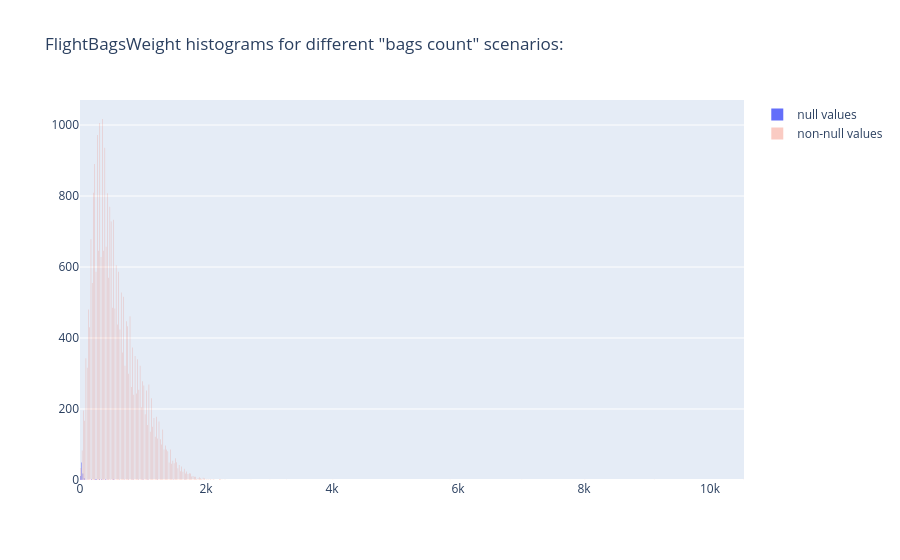

This figure's notebook cell:
### Markdown cell above
When it comes to the numeric side of non-null and null 'BagsCount' parts of the dataset the only difference in distributions is the 'flight bags weight'. This is our most important correlation both from the numeric and null values points of view. Let's take a look at the histogram beow:

### Code cell
bags_count_weight_comparsion = go.Figure()

bags_count_weight_comparsion.add_trace(go.Histogram(
    x=df[df['BagsCount'].isnull()]['FlightBagsWeight'],
    name='null values'
))

bags_count_weight_comparsion.add_trace(go.Histogram(
    x=df_no_null_bags['FlightBagsWeight'],
    name='non-null values',
        opacity=0.3
))

bags_count_weight_comparsion.update_layout(title='FlightBagsWeight histograms for different "bags count" scenarios:')

### Figure 1 — Plotly figure (JSON) as saved in the notebook; plotly's stock layout.template omitted (floating-point values rounded to 4 significant figures; data arrays with more than 128 entries replaced by an {"elided": "..."} marker saying what was removed)
{"data": [{"name": "null values", "type": "histogram", "x": {"elided": "2452 float values"}}, {"name": "non-null values", "opacity": 0.3, "type": "histogram", "x": {"elided": "29157 float values"}}], "layout": {"title": {"text": "FlightBagsWeight histograms for different \"bags count\" scenarios:"}}}
